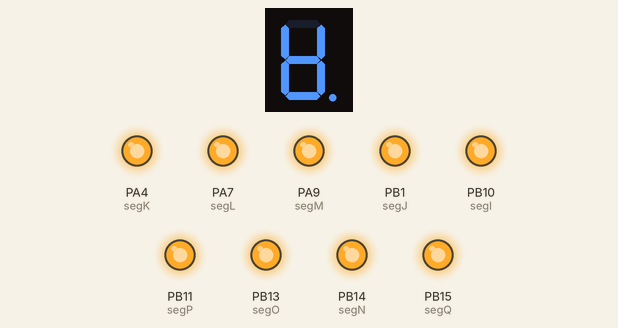
Recording of a sketch running on a simulated STM32 Blue Pill. Shown: 1-digit seven-segment display, output pins drawn as LEDs (lit = HIGH). Wiring (inferred from the names in the program): 1-digit 7-segment display, segments lit when HIGH: segments PA5, PB6, PB0, PA10, PB5, PB12, PA8, PA6. The segment pins are drawn as the display they are named for; pins used as bus, display or sensor lines are not drawn.

Above: at 0.05 s.
At 0.55 s:
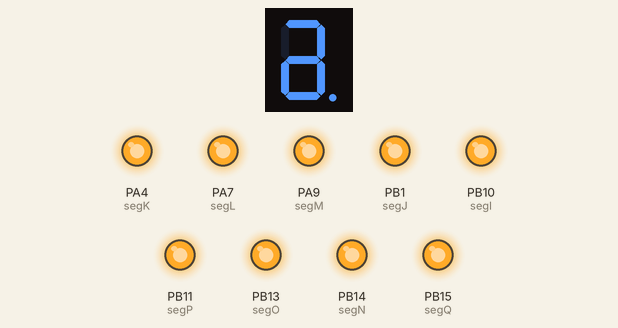
At 1.05 s:
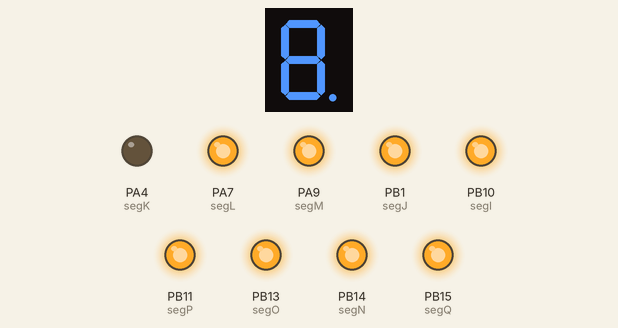
At 1.55 s:
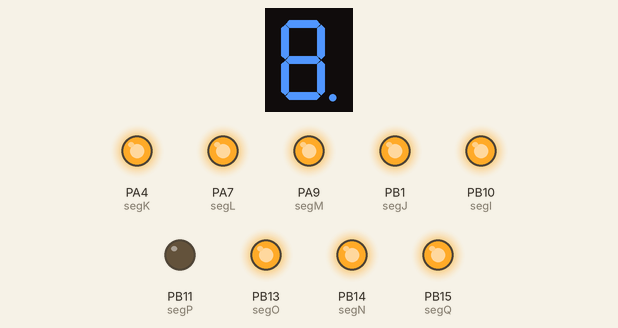
At 2.05 s:
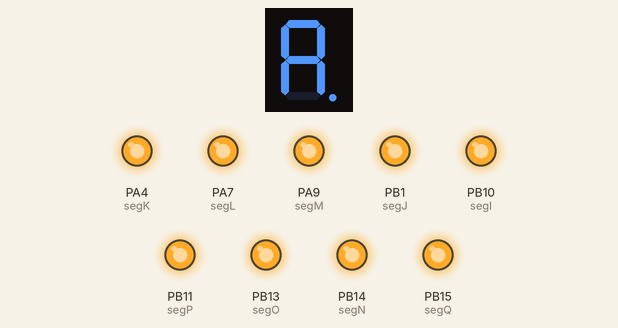
Timing chart, 0 to 40.0 s (numbered marks = the images above):
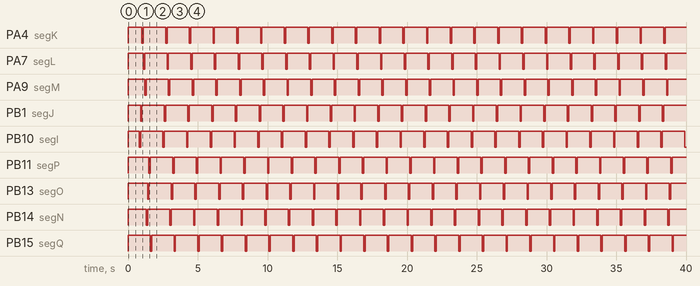

The sketch:

Quad16Segment.ino
```cpp
//
// Playing with a Quad 16 Segment Display
// by Hari Wiguna, Oct 2018
//

const byte segP = PB11; // PB11, PB10, PB1, PB0, PA7, PA6, PA5, PA4, PA3, PA2, PA1, PA0, PC15, PC14, PC13
const byte segI = PB10;
const byte segJ = PB1;
const byte segC = PB0;
const byte segL = PA7;
const byte segH = PA6;
const byte segA = PA5;
const byte segK = PA4;
const byte col0 = PA3;
const byte col2 = PA2;
//const byte seg = PA1;
//const byte seg = PA0;
//const byte seg = PC15;
//const byte seg = PC14;
//const byte seg = PC13;
const byte segF = PB12; // PB12, PB13, PB14, PB15, PA8, PA9, PA10,
const byte segO = PB13;
const byte segN = PB14;
const byte segQ = PB15;
const byte segG = PA8;
const byte segM = PA9;
const byte segD = PA10;
//PA11, PA12, <-- USB+-
//PA15, PB3, PB4 <-- JTag?
const byte segE = PB5; // PB5, PB6, PB7, PB8, PB9
const byte segB = PB6;
const byte seg = PB7;
const byte col1 = PB8;
const byte col3 = PB9;

byte columns[] = {col0,col1,col2,col3};
byte segments[] = {segA,segB,segC,segD,segE,segF,segG,segH,segI,segJ,segK,segL,segM,segN,segO,segP,segQ};
int rate = 100; // Lower = faster

void setup() {
  for (byte i = 0; i < 4; i++) { pinMode(columns[i], OUTPUT); digitalWrite(columns[i],HIGH);}    // HIGH = off
  for (byte i = 0; i < 17; i++) { pinMode(segments[i], OUTPUT); digitalWrite(segments[i],HIGH);} // HIGH = off
}

void loop() {
  digitalWrite(col0, LOW); // LOW=ON
  digitalWrite(segA, LOW); delay(rate); digitalWrite(segA, HIGH);
  digitalWrite(segB, LOW); delay(rate); digitalWrite(segB, HIGH);
  digitalWrite(segC, LOW); delay(rate); digitalWrite(segC, HIGH);
  digitalWrite(segD, LOW); delay(rate); digitalWrite(segD, HIGH);
  digitalWrite(segE, LOW); delay(rate); digitalWrite(segE, HIGH);
  digitalWrite(segF, LOW); delay(rate); digitalWrite(segF, HIGH);
  digitalWrite(segG, LOW); delay(rate); digitalWrite(segG, HIGH);
  digitalWrite(segH, LOW); delay(rate); digitalWrite(segH, HIGH);
  digitalWrite(segI, LOW); delay(rate); digitalWrite(segI, HIGH);
  digitalWrite(segJ, LOW); delay(rate); digitalWrite(segJ, HIGH);
  digitalWrite(segK, LOW); delay(rate); digitalWrite(segK, HIGH);
  digitalWrite(segL, LOW); delay(rate); digitalWrite(segL, HIGH);
  digitalWrite(segM, LOW); delay(rate); digitalWrite(segM, HIGH);
  digitalWrite(segN, LOW); delay(rate); digitalWrite(segN, HIGH);
  digitalWrite(segO, LOW); delay(rate); digitalWrite(segO, HIGH);
  digitalWrite(segP, LOW); delay(rate); digitalWrite(segP, HIGH);
  digitalWrite(segQ, LOW); delay(rate); digitalWrite(segQ, HIGH);
  digitalWrite(col0, HIGH); // LOW=ON

  digitalWrite(col1, LOW); // LOW=ON
  digitalWrite(segA, LOW); delay(rate); digitalWrite(segA, HIGH);
  digitalWrite(segB, LOW); delay(rate); digitalWrite(segB, HIGH);
  digitalWrite(segC, LOW); delay(rate); digitalWrite(segC, HIGH);
  digitalWrite(segD, LOW); delay(rate); digitalWrite(segD, HIGH);
  digitalWrite(segE, LOW); delay(rate); digitalWrite(segE, HIGH);
  digitalWrite(segF, LOW); delay(rate); digitalWrite(segF, HIGH);
  digitalWrite(segG, LOW); delay(rate); digitalWrite(segG, HIGH);
  digitalWrite(segH, LOW); delay(rate); digitalWrite(segH, HIGH);
  digitalWrite(segI, LOW); delay(rate); digitalWrite(segI, HIGH);
  digitalWrite(segJ, LOW); delay(rate); digitalWrite(segJ, HIGH);
  digitalWrite(segK, LOW); delay(rate); digitalWrite(segK, HIGH);
  digitalWrite(segL, LOW); delay(rate); digitalWrite(segL, HIGH);
  digitalWrite(segM, LOW); delay(rate); digitalWrite(segM, HIGH);
  digitalWrite(segN, LOW); delay(rate); digitalWrite(segN, HIGH);
  digitalWrite(segO, LOW); delay(rate); digitalWrite(segO, HIGH);
  digitalWrite(segP, LOW); delay(rate); digitalWrite(segP, HIGH);
  digitalWrite(segQ, LOW); delay(rate); digitalWrite(segQ, HIGH);
  digitalWrite(col1, HIGH); // LOW=ON

  digitalWrite(col2, LOW); // LOW=ON
  digitalWrite(segA, LOW); delay(rate); digitalWrite(segA, HIGH);
  digitalWrite(segB, LOW); delay(rate); digitalWrite(segB, HIGH);
  digitalWrite(segC, LOW); delay(rate); digitalWrite(segC, HIGH);
  digitalWrite(segD, LOW); delay(rate); digitalWrite(segD, HIGH);
  digitalWrite(segE, LOW); delay(rate); digitalWrite(segE, HIGH);
  digitalWrite(segF, LOW); delay(rate); digitalWrite(segF, HIGH);
  digitalWrite(segG, LOW); delay(rate); digitalWrite(segG, HIGH);
  digitalWrite(segH, LOW); delay(rate); digitalWrite(segH, HIGH);
  digitalWrite(segI, LOW); delay(rate); digitalWrite(segI, HIGH);
  digitalWrite(segJ, LOW); delay(rate); digitalWrite(segJ, HIGH);
  digitalWrite(segK, LOW); delay(rate); digitalWrite(segK, HIGH);
  digitalWrite(segL, LOW); delay(rate); digitalWrite(segL, HIGH);
  digitalWrite(segM, LOW); delay(rate); digitalWrite(segM, HIGH);
  digitalWrite(segN, LOW); delay(rate); digitalWrite(segN, HIGH);
  digitalWrite(segO, LOW); delay(rate); digitalWrite(segO, HIGH);
  digitalWrite(segP, LOW); delay(rate); digitalWrite(segP, HIGH);
  digitalWrite(segQ, LOW); delay(rate); digitalWrite(segQ, HIGH);
  digitalWrite(col2, HIGH); // LOW=ON

  digitalWrite(col3, LOW); // LOW=ON
  digitalWrite(segA, LOW); delay(rate); digitalWrite(segA, HIGH);
  digitalWrite(segB, LOW); delay(rate); digitalWrite(segB, HIGH);
  digitalWrite(segC, LOW); delay(rate); digitalWrite(segC, HIGH);
  digitalWrite(segD, LOW); delay(rate); digitalWrite(segD, HIGH);
  digitalWrite(segE, LOW); delay(rate); digitalWrite(segE, HIGH);
  digitalWrite(segF, LOW); delay(rate); digitalWrite(segF, HIGH);
  digitalWrite(segG, LOW); delay(rate); digitalWrite(segG, HIGH);
  digitalWrite(segH, LOW); delay(rate); digitalWrite(segH, HIGH);
  digitalWrite(segI, LOW); delay(rate); digitalWrite(segI, HIGH);
  digitalWrite(segJ, LOW); delay(rate); digitalWrite(segJ, HIGH);
  digitalWrite(segK, LOW); delay(rate); digitalWrite(segK, HIGH);
  digitalWrite(segL, LOW); delay(rate); digitalWrite(segL, HIGH);
  digitalWrite(segM, LOW); delay(rate); digitalWrite(segM, HIGH);
  digitalWrite(segN, LOW); delay(rate); digitalWrite(segN, HIGH);
  digitalWrite(segO, LOW); delay(rate); digitalWrite(segO, HIGH);
  digitalWrite(segP, LOW); delay(rate); digitalWrite(segP, HIGH);
  digitalWrite(segQ, LOW); delay(rate); digitalWrite(segQ, HIGH);
  digitalWrite(col3, HIGH); // LOW=ON

}
```

Measured:
- by itself, PA4 (segK), PA7 (segL), PA9 (segM), PB1 (segJ), PB10 (segI), PB11 (segP), PB13 (segO), PB14 (segN), PB15 (segQ): alternates HIGH for 1.6 s and LOW for 0.10 s
- by itself, everything shown: repeats every 1.7 s, in 17 steps
